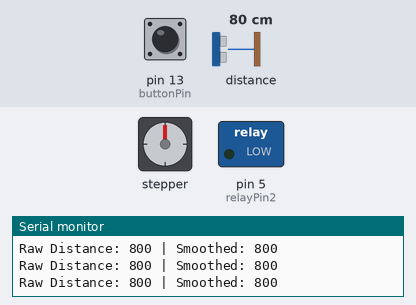
Recording of a sketch running on a simulated Arduino Mega 2560, built with avr-gcc and run on an emulated ATmega2560. On the bench: stepper motor, switched loads named in the sketch (green lamp = pin HIGH), the last lines printed to the serial monitor. Wiring (inferred from the names in the program): stepper motor driver (1500 steps per turn assumed): step pin 30; direction pin 31. The test bench sets the inputs (shaded band); at power-on: pin 13 (buttonPin) LOW, distance to the obstacle 80 cm. Pins used as bus, display or sensor lines are not drawn.

Above: at 1.2 s.
1.3 s: pin 13 (buttonPin) pulled HIGH for 0.15 s
At 1.48 s:
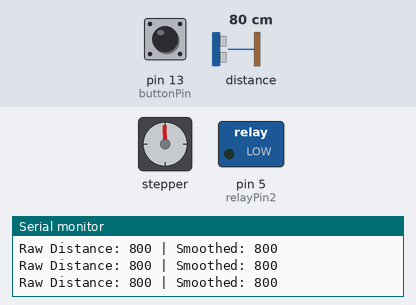
4.3 s: distance to the obstacle set to 54 cm
7.3 s: distance to the obstacle set to 45 cm
At 7.71 s:
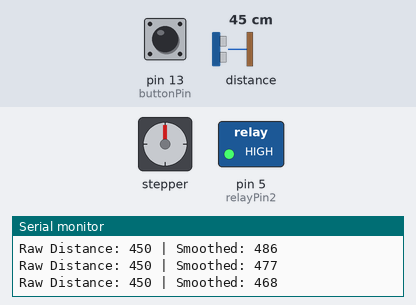
10.3 s: distance to the obstacle set to 250 cm
13.3 s: pin 13 (buttonPin) pulsed HIGH 5 times (0.12 s each, 0.3 s apart)
At 14.65 s:
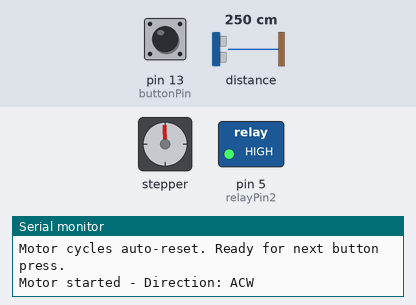
17.8 s: distance to the obstacle set to 204 cm
19.9 s: distance to the obstacle set to 196 cm
At 21.4 s:
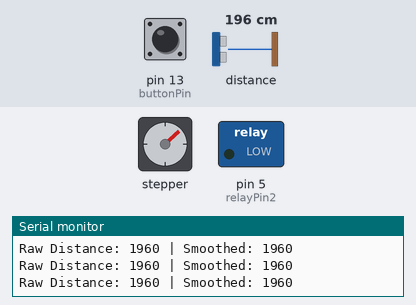
Timing chart, 0 to 23.9 s (numbered marks = the images above; inputs shaded):
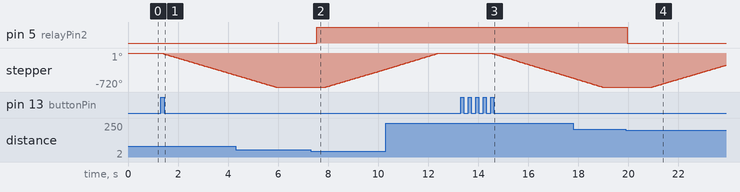

The sketch:

Pneubot_Range_500mm_working.ino
```cpp
#include <Adafruit_VL53L0X.h>

Adafruit_VL53L0X lox = Adafruit_VL53L0X();

// Pins
const int buttonPin = 13;
const int relayPin2 = 5;
const int stepPin1 = 30;
const int dirPin1 = 31;

// Sensor averaging
const int MAX_DATA = 10;
int data[MAX_DATA] = {};
int readDataIndex = 0;
bool bufferFull = false;

// Relay control
const int threshold = 500;
int smoothedDistance = 1000;  // default far

// Variable to track vacuum state
bool vacuumState = true; // vacuum should start as ON

// Motor control
const int stepsPerRevolution = 1500;
const int totalStepsPerCycle = stepsPerRevolution * 2; // 5 rotations
unsigned long stepInterval = 500; // microseconds between steps (adjust for speed)

bool motorActive = false;
bool isPaused = false;
bool direction = false; // Start with ACW
unsigned long lastStepTime = 0;
unsigned long pauseStartTime = 0;
unsigned long pauseDuration = 2000;

int stepCount = 0;
int completedCycles = 0;
const int maxCycles = 2; // Two cycles to do ACW then CW

// Setup
void setup() {
  Serial.begin(115200);

  pinMode(buttonPin, INPUT);
  pinMode(relayPin2, OUTPUT);
  pinMode(stepPin1, OUTPUT);
  pinMode(dirPin1, OUTPUT);

  // Vacuum ON initially
  digitalWrite(relayPin2, LOW);
  vacuumState = true;

  // Set initial motor direction (LOW = ACW, HIGH = CW)
  digitalWrite(dirPin1, direction ? HIGH : LOW);

  // Initialize sensor data array
  for (int i = 0; i < MAX_DATA; i++) {
    data[i] = 1000;
  }

  Serial.println("Starting up...");

  if (!lox.begin()) {
    Serial.println("Failed to initialize VL53L0X!");
    while (1);
  }

  Serial.println("System ready - Press button to start motor");
}

// Read sensor and average
int getSmoothedDistance() {
  VL53L0X_RangingMeasurementData_t measure;
  lox.rangingTest(&measure, false);

  int currentReading = measure.RangeMilliMeter;

  // Accept statuses 0 (good), 1-2 (valid but less ideal)
  if (measure.RangeStatus <= 2) {
    data[readDataIndex] = currentReading;
    readDataIndex = (readDataIndex + 1) % MAX_DATA;
    if (readDataIndex == 0) bufferFull = true;
  } else {
    // Don't include bad readings in average
    return smoothedDistance;
  }

  // Compute average excluding invalid data
  int sum = 0, count = 0;
  int loopLimit = bufferFull ? MAX_DATA : readDataIndex;
  for (int i = 0; i < loopLimit; i++) {
    if (data[i] > 0) {
      sum += data[i];
      count++;
    }
  }

  int average = (count > 0) ? sum / count : smoothedDistance;

  Serial.print("Raw Distance: ");
  Serial.print(currentReading);
  Serial.print(" | Smoothed: ");
  Serial.println(average);

  return average;
}

void resetMotorCycles() {
    completedCycles = 0;  // Reset the number of completed cycles
    direction = false;    // Reset direction to default (ACW)
    Serial.println("Motor cycles reset");
}

void loop() {
  // Handle ToF sensor and vacuum control
  static unsigned long lastSensorRead = 0;
  if (millis() - lastSensorRead >= 50) {
    lastSensorRead = millis();
    int dist = getSmoothedDistance();

    if (dist > 0) {
      smoothedDistance = dist;

      // Object detected, turn vacuum off
      if (smoothedDistance < threshold && vacuumState) {
        digitalWrite(relayPin2, HIGH);
        vacuumState = false;
        Serial.println("Object detected - Vacuum OFF");
      }
      // No object, turn vacuum on
      else if (smoothedDistance >= threshold && !vacuumState) {
        digitalWrite(relayPin2, LOW);
        vacuumState = true;
        Serial.println("No object - Vacuum ON");
      }
    }
  }

  // Check button press to start motor sequence
  static bool lastButtonState = false;
  bool currentButtonState = digitalRead(buttonPin);

  if (currentButtonState && !lastButtonState && !motorActive && !isPaused && completedCycles < maxCycles) {
    // Button pressed, start motor
    motorActive = true;
    stepCount = 0;
    digitalWrite(dirPin1, direction ? HIGH : LOW);
    Serial.print("Motor started - Direction: ");
    Serial.println(direction ? "CW" : "ACW");
  }
  lastButtonState = currentButtonState;

  // Motor stepping logic - simplified for reliability
  if (motorActive) {
    unsigned long currentMicros = micros();
    if (currentMicros - lastStepTime >= stepInterval) {
      lastStepTime = currentMicros;

      // Generate step pulse
      digitalWrite(stepPin1, HIGH);
      //delayMicroseconds(5); // Ensure pulse is seen by driver
      // Replace delayMicroseconds(5) with micros() implementation
      unsigned long pulseStartTime = micros();
      while (micros() - pulseStartTime < 5) {
        // Empty loop to wait for 5 microseconds
      }
      digitalWrite(stepPin1, LOW);

      stepCount++;

      // Progress reporting
      if (stepCount % 800 == 0) {
        Serial.print("Steps: ");
        Serial.print(stepCount);
        Serial.print("/");
        Serial.println(totalStepsPerCycle);
      }

      // Check if cycle complete
      if (stepCount >= totalStepsPerCycle) {
        motorActive = false;
        isPaused = true;
        pauseStartTime = millis();
        Serial.println("Motor sequence completed, pausing");
      }
    }
  }

  // Handle pausing between cycles
  if (isPaused && (millis() - pauseStartTime >= pauseDuration)) {
    isPaused = false;
    completedCycles++;

    if (completedCycles < maxCycles) {
      // Start next cycle
      direction = !direction;  // Reverse direction
      motorActive = true;
      stepCount = 0;
      digitalWrite(dirPin1, direction ? HIGH : LOW);
      Serial.print("Starting cycle ");
      Serial.print(completedCycles + 1);
      Serial.print(" - Direction: ");
      Serial.println(direction ? "CW" : "ACW");
    } else {
      Serial.println("All motor sequences completed");


    // Auto-reset after completion (add these lines)
    //delay(1000);  // Wait 1 seconds before resetting
    resetMotorCycles();  // Reset cycles back to zero
    Serial.println("Motor cycles auto-reset. Ready for next button press.");
  }
}
}
```

Measured:
- the behaviour switches between 50 and 49 cm on distance to the obstacle (found by bisection; images 1 and 2)
- the behaviour switches between 201 and 200 cm on distance to the obstacle (found by bisection; images 3 and 4)
- after the input at 1.3 s, stepper: keeps turning counter-clockwise at about 157°/s, starting at once
- after the input at 7.3 s, pin 5 (relayPin2): LOW → HIGH after 0.24 s
- after the input at 13.3 s, stepper: keeps turning counter-clockwise at about 161°/s, starting after 1.2 s
- after the input at 19.9 s, pin 5 (relayPin2): HIGH → LOW at once
